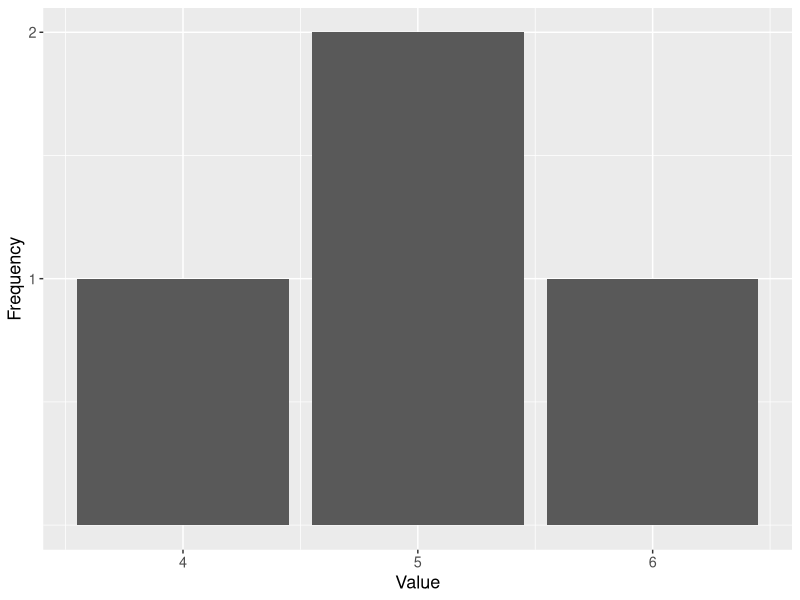
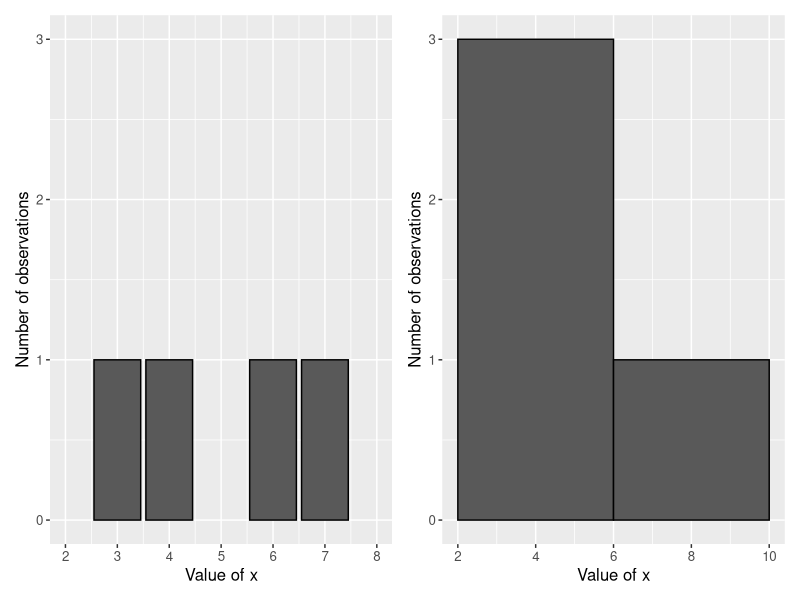
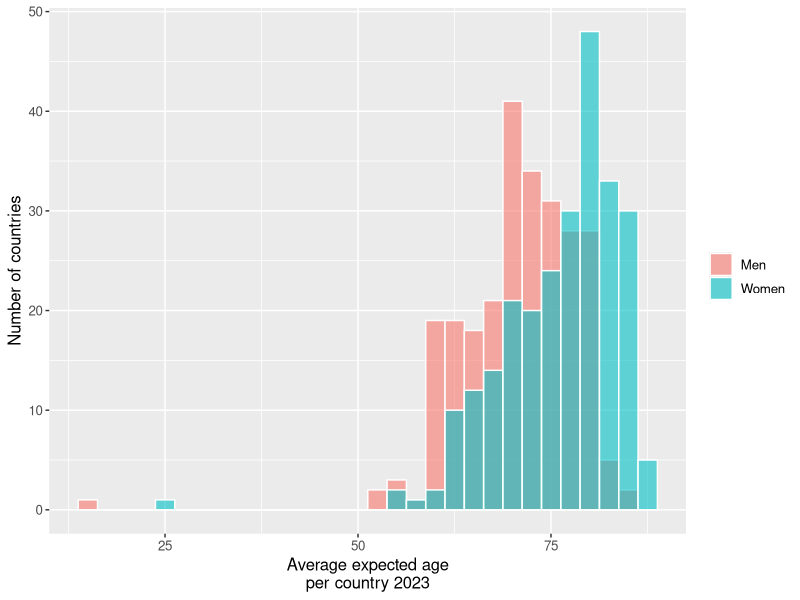
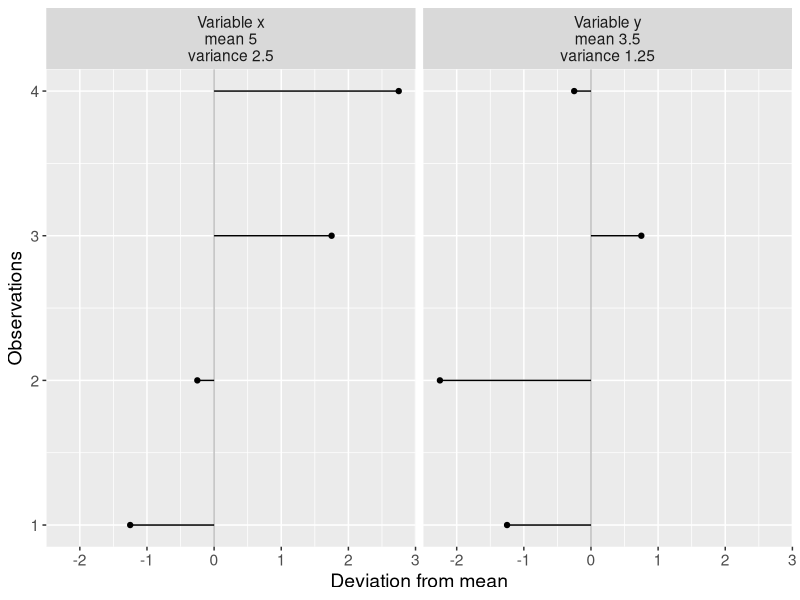

Generate these figures, in order, with R:
## ---- chunk 1
knitr::opts_chunk$set(echo = FALSE, warning = FALSE, message = FALSE, fig.align = "left")
## ---- chunk 2
library("tidyverse")
g_frekvens_ex1 <- tibble(value = 4:6, freq = c(1,2,1)) %>%
  ggplot(aes(y=freq, x=value)) + geom_col() +
  labs(x="Value", y="Frequency") +
  theme(axis.text.y=element_text(angle=0), text=element_text(size=13)) +
  scale_y_continuous(breaks=1:2)
g_frekvens_ex1
## ---- chunk 3
library("patchwork")
g_stapel_1 <- ggplot(tibble(x=c(3,4,6,7)), aes(x=x)) +
  geom_bar(color="black") +
  scale_y_continuous(breaks=0:3, labels=0:3, limits=c(0,3)) +
  scale_x_continuous(breaks=2:8, labels=2:8, limits=c(2,8)) +
  labs(x="Value of x", y="Number of observations") +
  theme(axis.text.y=element_text(angle=0), text=element_text(size=12))
g_stapel_2 <- ggplot(tibble(x=c(3,4,6,7)), aes(x=x)) +
  geom_histogram(bins=2, color="black") +
  labs(x="Value of x", y="Number of observations") +
  theme(axis.text.y=element_text(angle=0), text=element_text(size=12))
(g_stapel_1 + g_stapel_2)
## ---- chunk 4
g_histogram_lifeexp_men_women <- read_csv("data/life-expectancy-of-women-vs-life-expectancy-of-men.csv",
                                           show_col_types=FALSE) %>%
  filter(!is.na("World regions according to OWID"), Year==2022) %>%
  select(country=Entity, year=Year,
         lifeexp_women="Life expectancy - Sex: female - Age: 0 - Variant: estimates",
         lifeexp_men="Life expectancy - Sex: male - Age: 0 - Variant: estimates") %>%
  pivot_longer(c(lifeexp_women, lifeexp_men)) %>%
  ggplot(aes(x=value, fill=name)) +
  geom_histogram(position="identity", alpha=.6, color="white") +
  scale_fill_discrete(name=element_blank(), labels=c("Men", "Women")) +
  labs(x="Average expected age\nper country 2023", y="Number of countries") +
  theme(text=element_text(size=12))
g_histogram_lifeexp_men_women
## ---- chunk 5
t2 <- tibble(obs=1:4, x=c(3,4,6,7), y=c(3,2,5,4))
g_varians1 <- t2 %>%
  mutate(order=1:4) %>%
  pivot_longer(x:y) %>%
  group_by(name) %>%
  mutate(name=case_when(
    name=='x' ~ paste0("Variable x\nmean ", round(mean(value),1), "\nvariance ", round(var(value)*(3/4), 1)),
    name=='y' ~ paste0("Variable y\nmean ", round(mean(value),1), "\nvariance ", round(var(value)*(3/4), 2))
  )) %>%
  ggplot(aes(x=value - mean(value), y=order)) +
  geom_point() +
  geom_segment(aes(xend=0, yend=order)) +
  geom_vline(xintercept=0, alpha=.25) +
  facet_wrap(~name) +
  labs(x="Deviation from mean", y="Observations") +
  theme(text=element_text(size=14))
g_varians1
